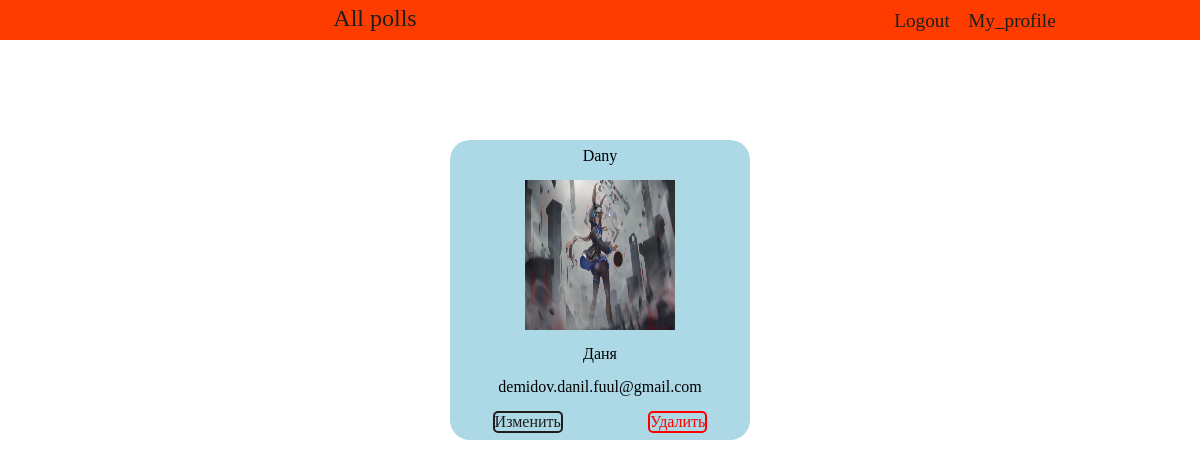
The app's page /polls/myProfile/ (signed in) with its own data.
### polls/models.py (models this page shows, shortened)
class User(AbstractBaseUser, PermissionsMixin):
    id = models.AutoField(primary_key=True, unique=True)
    full_name = models.CharField(max_length=50, help_text="Напишите ФИО")
    username = models.CharField(max_length=50, unique=True)
    password = models.CharField(max_length=200)
    email = models.EmailField(unique=True, max_length=254)
    is_staff = models.BooleanField(default=False)
    avatar = models.ImageField(null=True, upload_to="images/profile")
    USERNAME_FIELD = 'username'  # Идентификатор для обращения
    REQUIRED_FIELDS = ['email']  # Список имён полей для Superuser
    objects = UserManager()

### polls/views.py (the view)
@login_required
def my_profile(request):
    current_user = request.user
    return render(request, 'usermanagment/my_profile.html', {'user': current_user})

### polls/templates/usermanagment/my_profile.html (shortened to what this page needs)
{% extends 'basic.html' %}
{% block content %}
    <div id="my_profile_div">
        <p>{{ user.username }}</p>
        <img src="{{ user.avatar.url }}" alt="img" width="150" height="150">
        <p>{{ user.full_name }}</p>
        <p>{{ user.email }}</p>
        <div id="profile_buttons">
            <a href="{% url 'user_update' %}" class="profile_buttons">Изменить</a>
            <a href="{% url 'user_delete' %}" class="profile_buttons">Удалить</a>
        </div>
    </div>
{% endblock %}

### polls/static/style.css (style rules this page uses)
* { margin: 0; padding: 0; }
#my_profile_div { display: flex; flex-direction: column; align-items: center; justify-content: space-around; width: 300px; height: 300px; background: lightblue; margin: auto; margin-top: 100px; border-radius: 20px; }
#profile_buttons { display: flex; width: 100%; justify-content: space-around; }
#profile_buttons > a:nth-child(2) { border: 2px solid red; border-radius: 5px; color: red; text-decoration: none; }
#profile_buttons > a:nth-child(1) { border: 2px solid rgb(30,30,30); border-radius: 5px; color: rgb(30,30,30); text-decoration: none; }

### records on screen
User: username "Dany", avatar (picture), full_name "Даня", email "demidov.danil.fuul@gmail.com"
